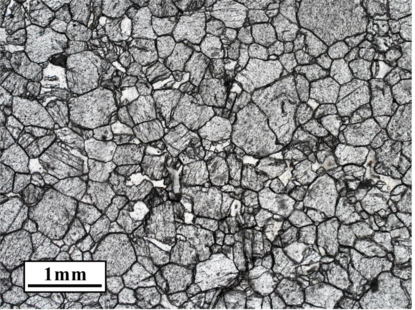
#> input picture data/00_image/PTS01_PPL.png, 415 x 310 px
$ jupyter execute --allow-errors 00_CompareImagesUsingPython.ipynb   (shell and % lines are left out)
#> lines starting #> are read from the running program, lines starting #| are printed output that depends on the picture; long printed decimals are rounded
### Comparing images using ORB/SIFT feature detectors and structural similarity index
[source](https://www.youtube.com/watch?v=16s3Pi1InPU)

[cell 1]
from skimage.metrics import structural_similarity
import cv2

[cell 2]
# Works well with images of different dimensions
def orb_sim(img1, img2):
    orb = cv2.ORB_create()
    kp_a, desc_a = orb.detectAndCompute(img1, None)
    kp_b, desc_b = orb.detectAndCompute(img2, None)
    bf = cv2.BFMatcher(cv2.NORM_HAMMING, crossCheck=True)
    matches = bf.match(desc_a, desc_b)
    # Look for similar regions with distance < 50.
    similar_regions = [i for i in matches if i.distance < 50]
    if len(matches) == 0:
        return 0
    return len(similar_regions) / len(matches)

[cell 3]
# Needs images to be same dimensions
def structural_similarity(img1, img2):
    similarity, difference = structural_similarity(img1, img2, data_)
    return similarity

img00 = cv2.imread("../data/00_image/PTS01_PPL.png")
#> img00 is the input picture: shape (310, 415, 3); mean B, G, R 138.7, 138.4, 138.3
img01 = cv2.imread("../data/00_image/PTS01_XPL.png")
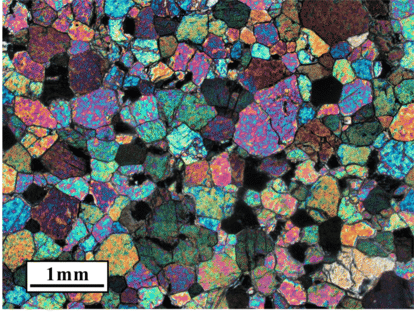
#> input picture data/00_image/PTS01_XPL.png, 414 x 312 px
#> img01 is the input picture: shape (312, 414, 3); mean B, G, R 98.5, 99.4, 95.1

[cell 4]
# Reading image using opencv
# img00 = cv2.imread("../data/00_image/granite_1mm.jpeg", 0)
# img01 = cv2.imread("../data/00_image/diorite_1mm.jpeg", 0)

pts_ppl = cv2.imread("../data/00_image/PTS01_XPL.png")
pts_xpl = cv2.imread("../data/00_image/PTS01_PPL.png")

# Displaying images using opencv
# cv2.imshow("First Image", img00)
# cv2.imshow("Second Image", img01)
cv2.imshow("PTS PPL", pts_ppl)
cv2.imshow("PTS XPL", pts_xpl)
# This will prevent the notebook cell from hanging - JUST PRESS ESC key!
cv2.waitKey(0)
cv2.destroyAllWindows()

# [8 lines of commented-out code are left out]

[cell 5]
# Reading and opening the images using matplotlib
from matplotlib import pyplot as plt
import matplotlib.image as img

img1_img = img.imread("../data/00_image/granite_1mm.jpeg")
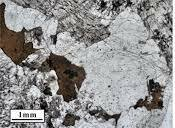
#> input picture data/00_image/granite_1mm.jpeg, 175 x 128 px
#> img1_img is the input picture: shape (128, 175, 3); mean R, G, B 146, 145.5, 144.9
img2_img = img.imread("../data/00_image/diorite_1mm.jpeg")
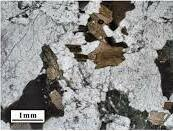
#> input picture data/00_image/diorite_1mm.jpeg, 173 x 131 px
#> img2_img is the input picture: shape (131, 173, 3); mean R, G, B 141.1, 140.7, 138.8

img1_plt = plt.imread("../data/00_image/granite_1mm.jpeg")
img2_plt = plt.imread("../data/00_image/diorite_1mm.jpeg")

fig, axs = plt.subplots(1,2, figsize=(10,3))
fig.set_facecolor("gray")

axs[0].imshow(img1_img)
axs[1].imshow(img2_img)

axs[0].axis("off"), axs[1].axis("off")

# plt.imshow(img2_plt)
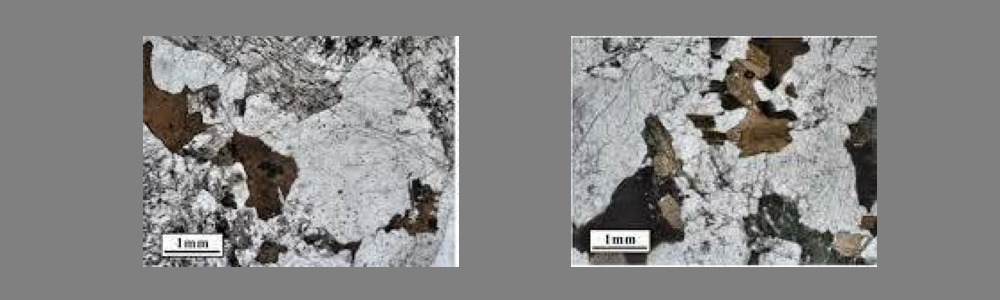
#> figure drawn by matplotlib, 2 panels

[cell 6]
pts_ppl.shape, pts_ppl.shape
#> Out = ((312, 414, 3), (312, 414, 3))

[cell 7]
orb_similarity = orb_sim(pts_ppl, pts_xpl)
#> in orb_sim, `kp_a, desc_a = orb.detectAndCompute(img1, None)`: kp_a = 500 keypoints; strongest (x, y, size): (63, 272, 31), (80, 274, 37.2), (64, 274, 37.2), (105, 263, 31)
#> in orb_sim, `kp_b, desc_b = orb.detectAndCompute(img2, None)`: kp_b = 500 keypoints; strongest (x, y, size): (66, 272, 31), (83, 272, 31), (103, 263, 31), (73, 272, 31)
#> in orb_sim, `matches = bf.match(desc_a, desc_b)`: matches = 169 matches
#> in orb_sim, `similar_regions = [i for i in matches if i.distance < 50]`: similar_regions = 10 matches
#> orb_similarity = 0.0592
print("Similarity using ORB is: " , orb_similarity)
#| Similarity using ORB is:  0.05917

[cell 8]
# Resize for SSIM
from skimage.transform import resize

#> (a cell that did not finish here is left out)

### USING SKIMAGE - STRUCTURAL_SIMILARITY() FUNCTION
[source](https://scikit-image.org/docs/stable/auto_examples/transform/plot_ssim.html)

[cell 10]
from skimage import data, img_as_float
import numpy as np

[cell 11]
img = img_as_float(data.camera())
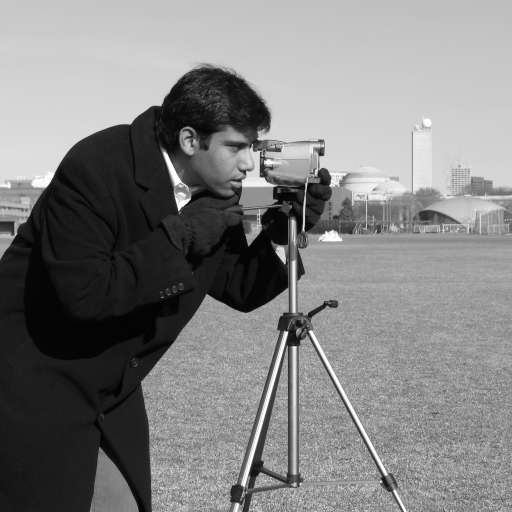
#> input picture skimage.data.camera(), 512 x 512 px
rows, cols = img.shape
#> rows = 512; cols = 512
noise = np.ones_like(img) * 0.2 * (img.max() -img.min())
#> noise: shape (512, 512) float64; every value is 0.2

[cell 12]
rng = np.random.default_rng()
noise[rng.random(size=noise.shape) > 0.5] *= -1
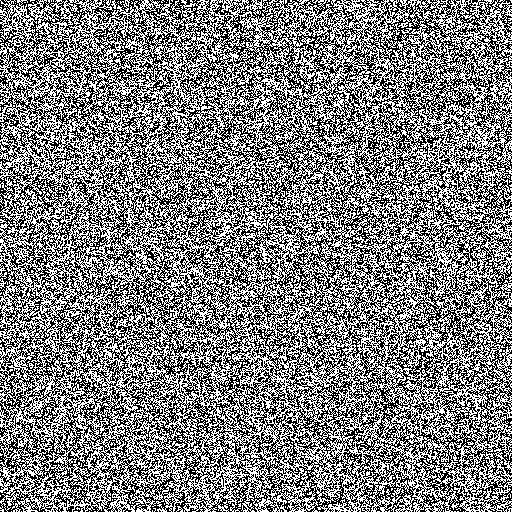
#> noise: shape (512, 512) float64; values -0.2 (black) and 0.2 (white), 49.9% white in thin lines or dots

[cell 13]
img_noise = img + noise
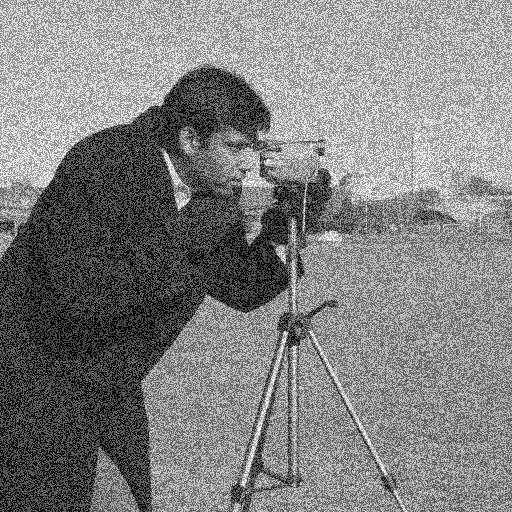
#> img_noise: shape (512, 512) float64; min -0.2, max 1.2, mean 0.506; drawn with min black and max white
img_const = img + abs(noise)

[cell 14]
from skimage.metrics import structural_similarity as ssim
from skimage.metrics import mean_squared_error
from matplotlib import pyplot as plt
fig, axes = plt.subplots(1, 3, figsize=(10,4), sharex=True, sharey=True)
ax = axes.ravel()
fig.set_facecolor("gray")

mse_none = mean_squared_error(img, img)
#> mse_none = 0
ssim_none = ssim(img, img, data_range = img.max() - img.min())
#> ssim_none = 1

mse_noise = mean_squared_error(img, img_noise)
#> mse_noise = 0.04
ssim_noise = ssim(img, img_noise, data_range=img_noise.max() - img_noise.min())
#> ssim_noise = 0.147

mse_const = mean_squared_error(img, img_const)
#> mse_const = 0.04
ssim_const = ssim(img, img_const, data_range = img_const.max() - img_const.min())
#> ssim_const = 0.849

ax[0].imshow(img, cmap=plt.cm.gray, vmin=0, vmax=1)
ax[0].set_xlabel(f'MSE: {mse_none:.2f}, SSIM: {ssim_none:.2f}')
ax[0].set_title('Orginal Image')

ax[1].imshow(img_noise, cmap="gray", vmin=0, vmax=1)
ax[1].set_xlabel(f'MSE: {mse_noise:.2f}, SSIM: {ssim_noise:.2f}')
ax[1].set_title("Image with noise")

ax[2].imshow(img_const, cmap="gray", vmin=0, vmax=1)
ax[2].set_xlabel(f'MSE: {mse_const:.2f}, SSIM: {ssim_const:.2f}')
ax[2].set_title("Image plus constant")

plt.tight_layout()
plt.show()

[cell 15]
n = (1.0 - 0.04)*100
n

### Other ways of SSIM and MSE
[source](https://code.adonline.id.au/structural-similarity-index-ssim-in-python/#:~:text=The%20SSIM%20values%20range%20between,original%20image%20and%20the%20copy.&text=The%20code%20takes%20two%20inputs,comparison%20(copy%20or%20degraded)%20image)

[cell 16]
# Import libraries
from skimage.metrics import structural_similarity as ssim
import numpy as np
import cv2
import argparse

[cell 17]
def options():
 parser = argparse.ArgumentParser(description="Read image metadata")
 parser.add_argument("-o", "--first", help="Input image file.", required=True)
 parser.add_argument("-c", "--second", help="Input image file.", required=True)
 args = parser.parse_args()
 return args

[cell 18]
def mse(imageA, imageB):
 # the 'Mean Squared Error' between the two images is the sum of the squared difference between the two images
 mse_error = np.sum((imageA.astype("float") - imageB.astype("float")) ** 2)
 mse_error /= float(imageA.shape[0] * imageA.shape[1])

 # return the MSE. The lower the error, the more "similar" the two images are.
 return mse_error

[cell 19]
def compare(imageA, imageB):
 # Calculate the MSE and SSIM
 m = mse(imageA, imageB)
 s = ssim(imageA, imageB)

 # Return the SSIM. The higher the value, the more "similar" the two images are.
 return s

[cell 20]
def main():
    # Get options
    args = options()

    # Import images
    image1 = cv2.imread(args.first)
    image2 = cv2.imread(args.second, 1)

    # Convert the images to grayscale
    # gray1 = cv2.cvtColor(image1, cv2.COLOR_BGR2GRAY)
    # gray2 = cv2.cvtColor(image2, cv2.COLOR_BGR2GRAY)

    # Check for same size and ratio and report accordingly
    ho, wo, _ = image1.shape
#> ho = 310; wo = 415
    hc, wc, _ = image2.shape
#> hc = 312; wc = 414
    ratio_orig = ho/wo
#> ratio_orig = 0.747
    ratio_comp = hc/wc
#> ratio_comp = 0.754
    dim = (wc, hc)
#> dim = (414, 312)

    if round(ratio_orig, 2) != round(ratio_comp, 2):
        print("\nImages not of the same dimension. Check input.")
        exit()

    # Resize first image if the second image is smaller
    elif ho > hc and wo > wc:
        print("\nResizing original image for analysis...")
        gray1 = cv2.resize(gray1, dim)

    elif ho < hc and wo < wc:
        print("\nCompressed image has a larger dimension than the original. Check input.")
        exit()

    if round(ratio_orig, 2) == round(ratio_comp, 2):
        gray1 = cv2.cvtColor(image1, cv2.COLOR_BGR2GRAY)
        gray2 = cv2.cvtColor(image2, cv2.COLOR_BGR2GRAY)
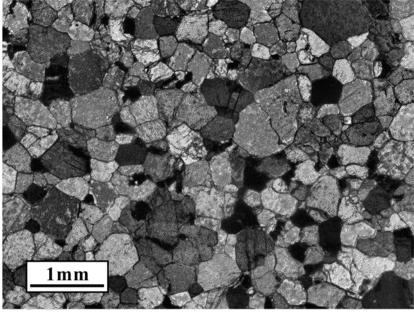
#> gray2: shape (312, 414); min 6, max 255, mean 98
        mse_value = mse(gray1, gray2)
        ssim_value = compare(gray1, gray2)
        print("MSE:", mse_value)
        print("SSIM:", ssim_value)

#> (the rest of this cell did not finish here and is left out)

#### Manually testing the codes above

[cell 21]
image1 = cv2.imread("../data/00_image/PTS01_PPL.png")
image2 = cv2.imread("../data/00_image/PTS01_PPL_resized.png", 1)
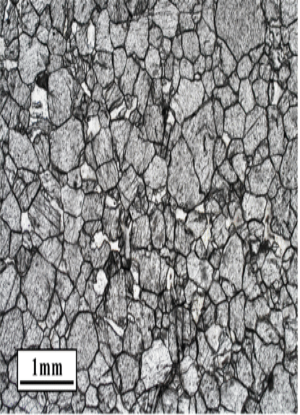
#> input picture data/00_image/PTS01_PPL_resized.png, 300 x 415 px
#> image2 is the input picture: shape (415, 300, 3); mean B, G, R 138.6, 138.3, 138.2

[cell 22]
# Changing an image by..
print(f"Orginal Image size: {image1.shape}")
#| Orginal Image size: (310, 415, 3)

image1_res = cv2.resize(image1, (300, 415))
cv2.imwrite('../data/00_image/PTS01_PPL_resized.png', image1_res)
image1_r = cv2.imread("../data/00_image/PTS01_PPL_resized.png")
print(f"Resized Original Image: {image1_r.shape}")
#| Resized Original Image: (415, 300, 3)

[cell 23]
gray1 = cv2.cvtColor(image1, cv2.COLOR_BGR2GRAY)
gray2 = cv2.cvtColor(image2, cv2.COLOR_BGR2GRAY)
#> gray2: shape (415, 300)

[cell 24]
# cv2.imshow("Image 1", image1)
# cv2.imshow("Image 2", image2)

cv2.imshow("Image 1", gray1)
cv2.imshow("Image 2", gray2)

cv2.waitKey(0)
cv2.destroyAllWindows()

[cell 25]
ho, wo, _ = image1.shape
hc, wc, _ = image2.shape
ratio_orig = ho/wo
ratio_comp = hc/wc
dim = (wc, hc)
# dim
# print(ratio_orig, ratio_comp)

#> (the rest of this cell did not finish here and is left out)

[cell 26]
gray1.shape, gray2.shape

### Other Sources
[Image Processing with OpenCV and Python](https://www.youtube.com/watch?v=kSqxn6zGE0c)

# TRANSIENT TEST AREA!!!

[cell 27]
from glob import glob
import matplotlib.pyplot as plt

image_folder = r'../data/00_image/'
img = glob(image_folder + "*.*")

[cell 28]
img_cv2 = cv2.imread(img[1])

[cell 29]
img_plt = plt.imread(img[1])

[cell 30]
img_plt.shape, img_cv2.shape

[cell 31]
fig, axs = plt.subplots(1,2, figsize=(10,3))
fig.set_facecolor("gray")

axs[0].imshow(img_plt)
axs[1].imshow(img_cv2)
#> figure, not shown here; B, G, R data is drawn as R, G, B
